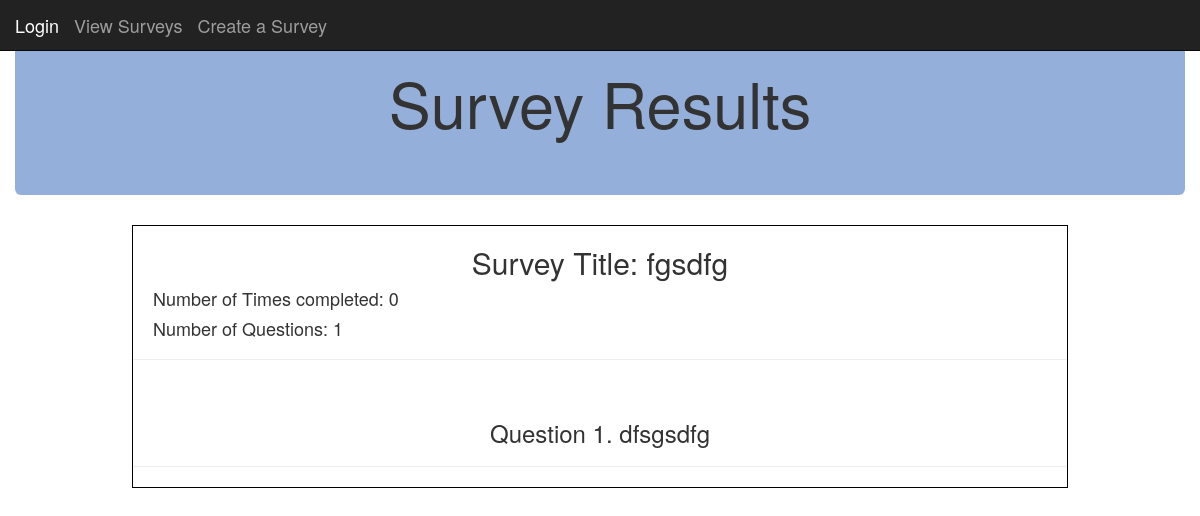
The app's page /post_detail/1/, older data.
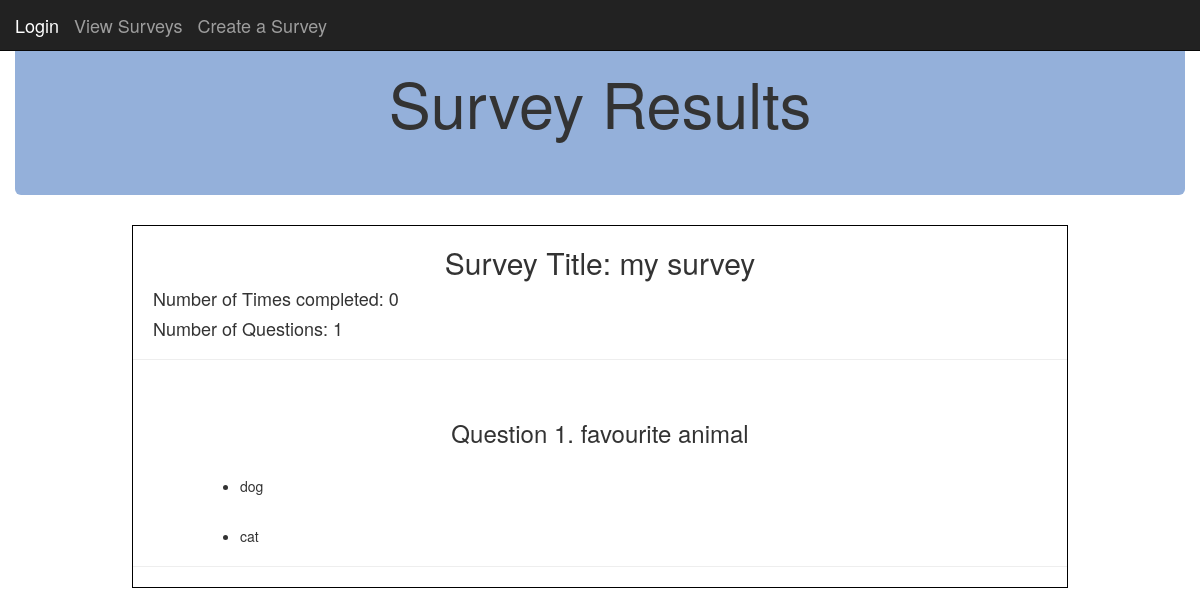
The same page, newer data.
### posts/models.py (models this page shows, shortened)
class Post(models.Model):
	title = models.CharField(max_length = 250)
	dateSurvCreated = models.DateTimeField()
	numOfQuestions = models.IntegerField( default = '1')
	numOfTimesCompleted = models.IntegerField( default = '1')
	private = models.CharField(max_length = 250, default = "no")
	passcode = models.CharField(max_length = 250, default = "code")

class Question(models.Model):
	questionLabel = models.CharField(max_length = 250)
	surveybelongto = models.CharField(max_length = 250, default = "survey")
	questionNumber = models.IntegerField( default = '1')
	numberOfAnswers = models.IntegerField( default = '1')

class Answers(models.Model):
	answerID = models.CharField(max_length = 250)
	answerLabel = models.CharField(max_length = 250, default = "answer")
	questionNumber = models.IntegerField( default = '1')
	surveyTitle = models.CharField(max_length = 250, default = "survey")
	questionLabel = models.CharField(max_length = 250, default = "survey")
	questionType = models.CharField(max_length = 250, default = "Question type")
	scaleMinimum = models.IntegerField( default = '1')
	scaleMaximum = models.IntegerField( default = '1')
	urlForImage = models.CharField(max_length = 250, default = "URL")
	answerCounter = models.IntegerField( default = '0')

### sitepages/views.py (the view)
# urls.py: url(r'^post_detail/(?P<post_id>[0-9]+)/$',sitepages.views.post_detail, name="post_detail"),
def post_detail(request, post_id):
    obj = Post.objects.get(pk=post_id)
    questions = Question.objects.filter(surveybelongto=obj.title).values()
    answers = Answers.objects.filter(surveyTitle = obj.title).values()
    return render(request, 'sitepages/results.html',{'obj':obj, 'questions':questions, 'answers':answers}  )

### sitepages/templates/sitepages/results.html (shortened to what this page needs)
<!DOCTYPE html>
<html lang="en">
  <head>
    {% load static %}
    <link rel="stylesheet" type="text/css" href="{% static 'CSS/create_survey.css' %}"/>
    <link rel="stylesheet" type="text/css" href="{% static 'CSS/result.css' %}"/>
    <link rel="stylesheet" href="https://maxcdn.bootstrapcdn.com/bootstrap/3.3.7/css/bootstrap.min.css">
  </head>
	<nav class="navbar navbar-inverse navbar-fixed-top">
  		<div class="container-fluid">
    		<div class="navbar-header">
            <a class="navbar-brand active" href="{% url 'create_survey' %}">Login</a>
      			<a class="navbar-brand" href="{% url 'home' %}">View Surveys</a>
      			<a class="navbar-brand" href="{% url 'create_survey' %}">Create a Survey</a>
    		</div>
      		</div>
	</nav>
  <body>
 	<div class="container-fluid">
    <div class="jumbotron" style="background-color: #94B0DA">
      <h1 class = "text-center">Survey Results</h1>
    </div>
    <div id="parent">
    <div id="labels">
    <form action="" method="post" >
      <div class = "text-center">
        <h2>Survey Title: {{ obj.title }} </h2>
        <div class = "resultPos">
        <h4 class=text-left>Number of Times completed: {{ obj.numOfTimesCompleted }}</h4>
        <h4 class=text-left>Number of Questions: {{ obj.numOfQuestions }}
        </h4>
        </div>
      </div>
      <hr>
      {% for question in questions.all %}
        <br>
        <h3 class = "text-center">Question {{ question.questionNumber }}. {{ question.questionLabel }}</h3>
        {% for answer in answers.all %}
          {% if answer.questionNumber == question.questionNumber %}
            {% if answer.questionType == "multiple" %}
            <div style="width:800px; margin:0 auto;">
              <br>
              <ul class = "text-left">
               <li>{{ answer.answerLabel }}</li>
              </ul>
            </div>
            {% endif %}
          {% endif %}
        {% endfor %}
        <hr>
      {% endfor %}
      </div>
    </div>
    </div>
  </body>
</html>

Row changes from the older to the newer data that the page shows:
removed Question: questionNumber "1", questionLabel "dfsgsdfg"
changed Post: title "fgsdfg" → "my survey"
added Question: questionNumber "1", questionLabel "favourite animal"
added Answers: answerLabel "dog"
added Answers: answerLabel "cat"
